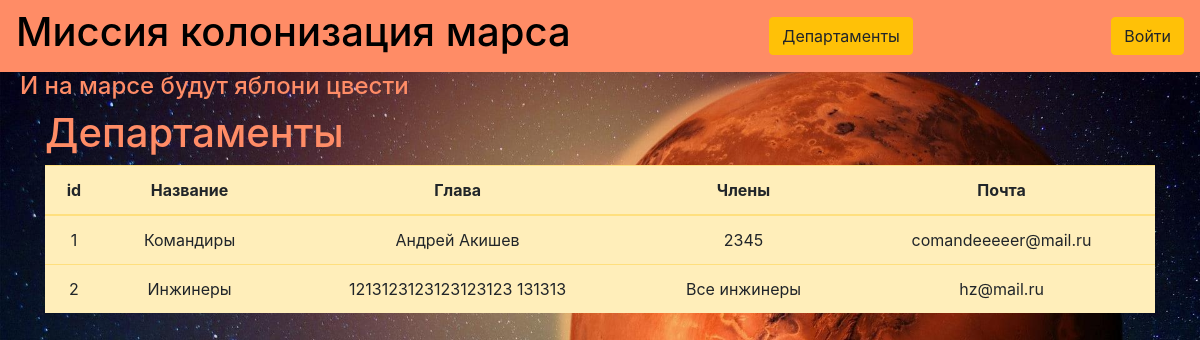
Page /deptable on the committed database.
### data/departaments.py (models this page shows)
class Departament(SqlAlchemyBase, SerializerMixin):
    __tablename__ = 'departaments'
    id = sqlalchemy.Column(sqlalchemy.Integer, primary_key=True, autoincrement=True)
    title = sqlalchemy.Column(sqlalchemy.String)
    chief = sqlalchemy.Column(sqlalchemy.Integer, sqlalchemy.ForeignKey('users.id'))
    chf = orm.relationship('User')
    members = sqlalchemy.Column(sqlalchemy.String, nullable=True)
    email = sqlalchemy.Column(sqlalchemy.String)

### data/users.py (models this page shows, shortened)
class User(SqlAlchemyBase, UserMixin, SerializerMixin):
    __tablename__ = 'users'
    id = sqlalchemy.Column(sqlalchemy.Integer, primary_key=True, autoincrement=True)
    name = sqlalchemy.Column(sqlalchemy.String, nullable=True)
    surname = sqlalchemy.Column(sqlalchemy.String, nullable=True)
    age = sqlalchemy.Column(sqlalchemy.Integer, nullable=True)
    position = sqlalchemy.Column(sqlalchemy.String, nullable=True)
    speciality = sqlalchemy.Column(sqlalchemy.String, nullable=True)
    address = sqlalchemy.Column(sqlalchemy.String, nullable=True)
    email = sqlalchemy.Column(sqlalchemy.String, nullable=True, unique=True)
    hashed_password = sqlalchemy.Column(sqlalchemy.String, nullable=True)
    modified_date = sqlalchemy.Column(sqlalchemy.DateTime, default=dt.datetime.now())
    jobs = orm.relationship("Jobs", back_populates='lead')
    departaments = orm.relationship("Departament", back_populates='chf')

### main.py (the view)
@app.route('/deptable')
def deptable():
    db_sess = db_session.create_session()
    deps = db_sess.query(Departament).all()
    return render_template("departaments_view.html", departaments=deps)

### data/db_session.py (called while the page is built)
def create_session() -> Session:
    global __factory
    return __factory()

### templates/departaments_view.html (shortened to what this page needs)
{% extends "base.html" %}
{% block content %}
<h1>Департаменты</h1>
    <table class="table table-warning" style="text-align: center; border-rounded: 5px">
        <thead>
            <tr>
                <th>id</th>
                <th>Название</th>
                <th>Глава</th>
                <th>Члены</th>
                <th>Почта</th>
            </tr>
        </thead>
        {% for item in departaments %}
            <tr>
                <td>{{ item.id }}</td>
                <td>{{ item.title }}</td>
                <td>{{ item.chf.name }} {{ item.chf.surname }}</td>
                <td>{{ item.members }}</td>
                <td>{{ item.email }}</td>
        {% endfor %}
    </table>
{% endblock %}

### static/css/file.css (style rules this page uses)
body { background-image: url('/static/img/background.jpg'); background-size: cover; }
h1 { color: #ff8c66 }
.table td { vertical-align: middle }

### rows in the picture
Departament: id "1", title "Командиры", chf.name "Андрей", chf.surname "Акишев", members "2345", email "comandeeeeer@mail.ru"
Departament: id "2", title "Инжинеры", chf.name "1213123123123123123", chf.surname "131313", members "Все инжинеры", email "hz@mail.ru"
